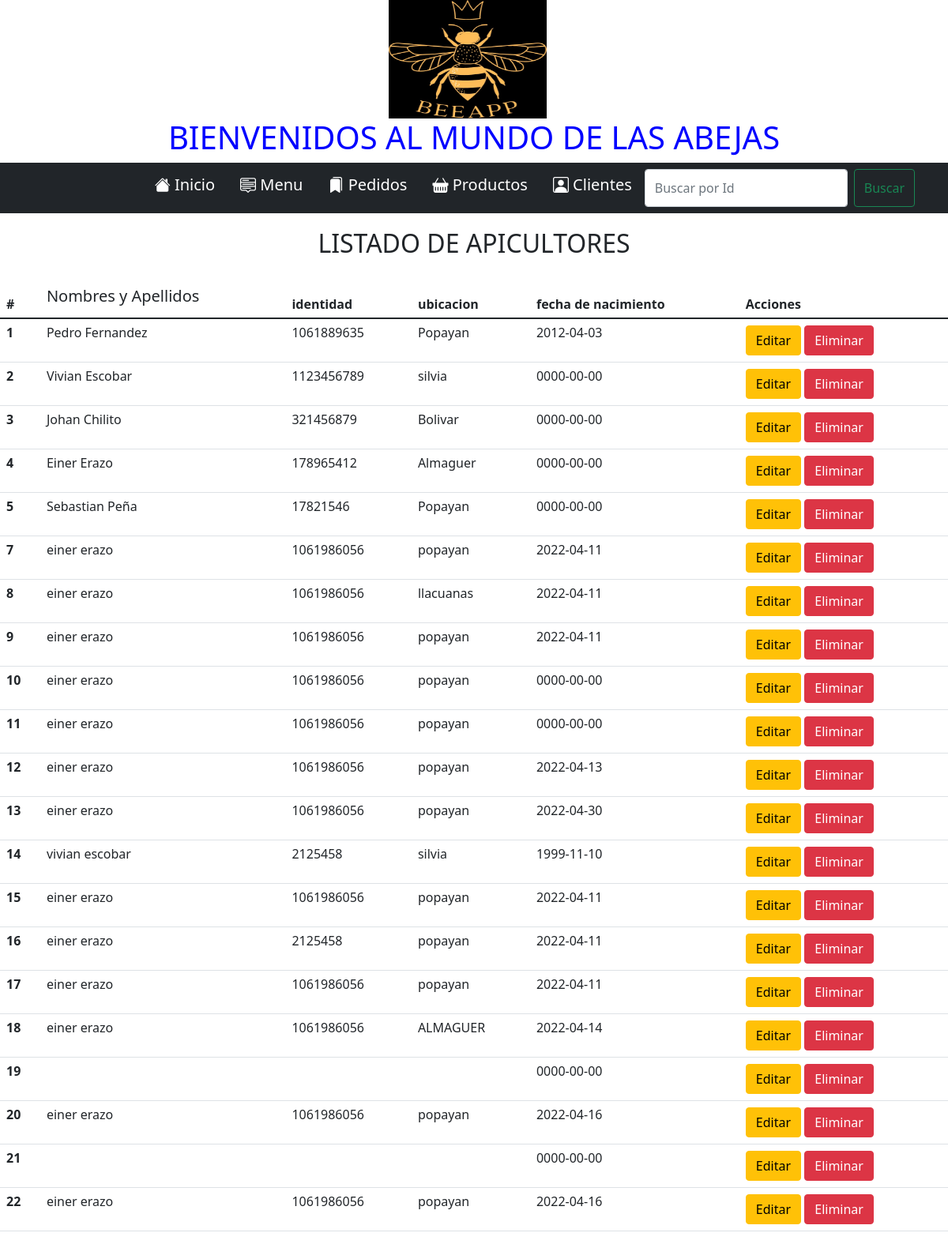
The app's page /usuario/vista/listaApicultor.php with its own data.
### tables this page shows
CREATE TABLE `apicultor` (
  `id` int(6) NOT NULL,
  `nombre` varchar(60) DEFAULT NULL,
  `identidad` varchar(60) NOT NULL,
  `password` varchar(90) NOT NULL,
  `ubicacion` varchar(15) NOT NULL,
  `contactos` varchar(15) NOT NULL,
  `fecha_nacimiento` date NOT NULL
);

### conexion/conexion.php (called while the page is built, shortened)
<?php
    class Conexion {
        protected     $driver     = "mysql";
        protected   $host       = "localhost";
        private     $based      = "beeapp";
        private     $usuario    = "root";
        private     $contrasena = "";
        public function __construct(){
            try {
                $db = new PDO("{$this->driver}:host={$this->host};
                dbname={$this->based}", $this->usuario, $this->contrasena);
                $db->setAttribute(PDO::ATTR_ERRMODE, PDO::ERRMODE_EXCEPTION);
                return $db;
            } catch (PDOException $e) {
                echo "Error de conexión a la bd..".$e->getMessage();
            }
        }
    }
?>

### usuario/modelo/apicultor.php (called while the page is built, shortened)
<?php
   require_once("../../conexion/conexion.php");
   class apicultor extends conexion {
        public function __construct()
        {
            $this->db = parent::__construct();
        }
        public function getapicultor(){
            $rows = Null;
            $tabla = $this->db->prepare("SELECT id, nombre, identidad, password, ubicacion, contactos, fecha_nacimiento FROM apicultor");
            $tabla->execute();
            while ($result = $tabla->fetch()) {
            $rows[] = $result;
            }
            return $rows;
            }
    }
    ?>

### usuario/vista/listaApicultor.php (the view, shortened to what this page needs)
<?php
    require_once("../modelo/apicultor.php");
    require_once("../../template/plantillaFormulario.php");
    $modeloapicultor = new apicultor();
?>
      <center><h2>LISTADO DE APICULTORES </h2></center>
      <table class="table">
    <thead>
        <tr>
            <th>#</th>
            <th><h5>Nombres y Apellidos</th>
            <th>identidad</th>
            <th>ubicacion</th>
            <th>fecha de nacimiento</th>
            <th> Acciones</th></h3>
    </thead>
    <tbody>
        <?php
          $verapicultores = $modeloapicultor->getapicultor();
          foreach ($verapicultores as $key => $listarapicultores) {
        ?>
            <tr>
            <th scope="row"><?= $listarapicultores['id'];?></th>
                <td><?= $listarapicultores['nombre'];?></td>
                <td><?= $listarapicultores['identidad'];?></td>
                <td><?= $listarapicultores['ubicacion'];?></td>
                <td><?= $listarapicultores['fecha_nacimiento'];?></td>
                <td>
                   <a href="update.php?=id<?= $listarapicultores['id'];?>" class="btn btn-warning">Editar</a>
                    <a href="delete.php=id<?= $listarapicultores['id']?>" class="btn btn-danger">Eliminar</a>
                </td>
            </tr>
        <?php
        }
        ?>
    </tbody>
</table>

### template/PlantillaFormulario.php (shortened to what this page needs)
<!doctype html>
<html lang="en">
<head>
  <link href="https://cdn.jsdelivr.net/npm/bootstrap@5.1.3/dist/css/bootstrap.min.css" rel="stylesheet">
  <link rel="stylesheet" href="https://cdn.jsdelivr.net/npm/bootstrap-icons@1.8.1/font/bootstrap-icons.css">
</head>
<link rel="stylesheet" href="../css/style.css">
  <link rel="stylesheet" href="https://cdn.jsdelivr.net/npm/bootstrap-icons@1.8.1/font/bootstrap-icons.css">
  <H6 >
<center><a class="navbar-brand" class="h1" href="#"><img src="../../imagen/logobeeapp.png" width="200" height="150" alt="BEEAPP"></a><h1 id="unico">BIENVENIDOS AL MUNDO DE LAS ABEJAS</h1></center>
</head>
 <body>
     <div class="px-3 py-2 bg-dark text-white">
      <div class="container">
        <div class="d-flex flex-wrap align-items-center justify-content-center justify-content-lg-start">
          <a href="/" class="d-flex align-items-center my-2 my-lg-0 me-lg-auto text-white text-decoration-none">
            <svg class="bi me-2" width="40" height="32" role="img" aria-label="Bootstrap"><use xlink:href="#bootstrap"></use></svg>
          </a>
          <ul class="nav col-12 col-lg-auto my-2 justify-content- my-md-0 text-small">
            <li>
            <h5><a href="../../index.php" class="nav-link text-white" >
              <i class="bi bi-house-fill"></i><use xlink:href="#home"></use></i>
                Inicio
              </a>
            </li>
            <li>
            <h5><a href="#" class="nav-link text-white">
              <i class="bi bi-menu-up"></i><use xlink:href="#speedometer2"></use></i>
                Menu
              </a>
            </li>
            <li>
            <h5> <a href="#" class="nav-link text-white">
              <i class="bi bi-bookmarks-fill"></i><use xlink:href="#table"></use></i>
                Pedidos
              </a>
            </li>
            <li>
            <h5><a href="#" class="nav-link text-white">
              <i class="bi bi-basket-fill"></i><use xlink:href="#grid"></use></i>
                Productos
              </a>
            </li>
            <li>
            <h5> <a href="#" class="nav-link text-white">
              <i class="bi bi-person-square"></i><use xlink:href="#people-circle"></use></i>
                Clientes
              </a>
            </li>
        <form class="d-flex">
        <input class="form-control me-2" type="search" placeholder="Buscar por Id" aria-label="Search">
        <button class="btn btn-outline-success" type="submit">Buscar</button>
          </form>
            </div>
        </div>
      </div>
</body>
</html>

### css/style.css (style rules this page uses)
h1 { color: blue; }

### records on screen
apicultor: id "1", nombre "Pedro Fernandez", identidad "1061889635", ubicacion "Popayan", fecha_nacimiento "2012-04-03"
apicultor: id "2", nombre "Vivian Escobar", identidad "1123456789", ubicacion "silvia", fecha_nacimiento "0000-00-00"
apicultor: id "3", nombre "Johan Chilito", identidad "321456879", ubicacion "Bolivar", fecha_nacimiento "0000-00-00"
apicultor: id "4", nombre "Einer Erazo", identidad "178965412", ubicacion "Almaguer", fecha_nacimiento "0000-00-00"
apicultor: id "5", nombre "Sebastian Peña", identidad "17821546", ubicacion "Popayan", fecha_nacimiento "0000-00-00"
apicultor: id "7", nombre "einer erazo", identidad "1061986056", ubicacion "popayan", fecha_nacimiento "2022-04-11"
apicultor: id "8", nombre "einer erazo", identidad "1061986056", ubicacion "llacuanas", fecha_nacimiento "2022-04-11"
apicultor: id "9", nombre "einer erazo", identidad "1061986056", ubicacion "popayan", fecha_nacimiento "2022-04-11"
apicultor: id "10", nombre "einer erazo", identidad "1061986056", ubicacion "popayan", fecha_nacimiento "0000-00-00"
apicultor: id "11", nombre "einer erazo", identidad "1061986056", ubicacion "popayan", fecha_nacimiento "0000-00-00"
apicultor: id "12", nombre "einer erazo", identidad "1061986056", ubicacion "popayan", fecha_nacimiento "2022-04-13"
apicultor: id "13", nombre "einer erazo", identidad "1061986056", ubicacion "popayan", fecha_nacimiento "2022-04-30"
apicultor: id "14", nombre "vivian escobar", identidad "2125458", ubicacion "silvia", fecha_nacimiento "1999-11-10"
apicultor: id "15", nombre "einer erazo", identidad "1061986056", ubicacion "popayan", fecha_nacimiento "2022-04-11"
apicultor: id "16", nombre "einer erazo", identidad "2125458", ubicacion "popayan", fecha_nacimiento "2022-04-11"
apicultor: id "17", nombre "einer erazo", identidad "1061986056", ubicacion "popayan", fecha_nacimiento "2022-04-11"
apicultor: id "18", nombre "einer erazo", identidad "1061986056", ubicacion "ALMAGUER", fecha_nacimiento "2022-04-14"
apicultor: id "19", fecha_nacimiento "0000-00-00"
apicultor: id "20", nombre "einer erazo", identidad "1061986056", ubicacion "popayan", fecha_nacimiento "2022-04-16"
apicultor: id "21", fecha_nacimiento "0000-00-00"
apicultor: id "22", nombre "einer erazo", identidad "1061986056", ubicacion "popayan", fecha_nacimiento "2022-04-16"
